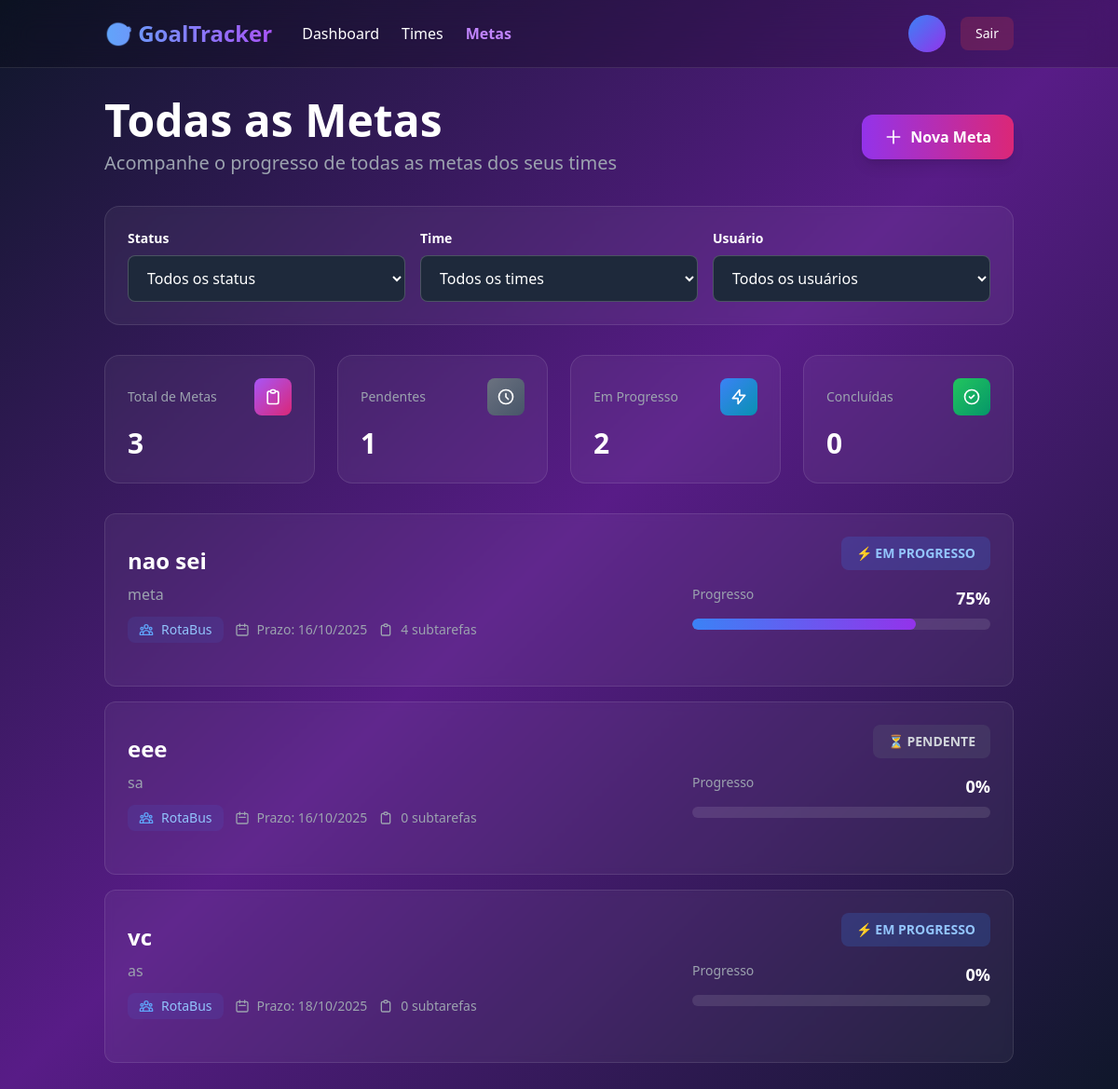
/goals/, run on an earlier commit of the app's database.
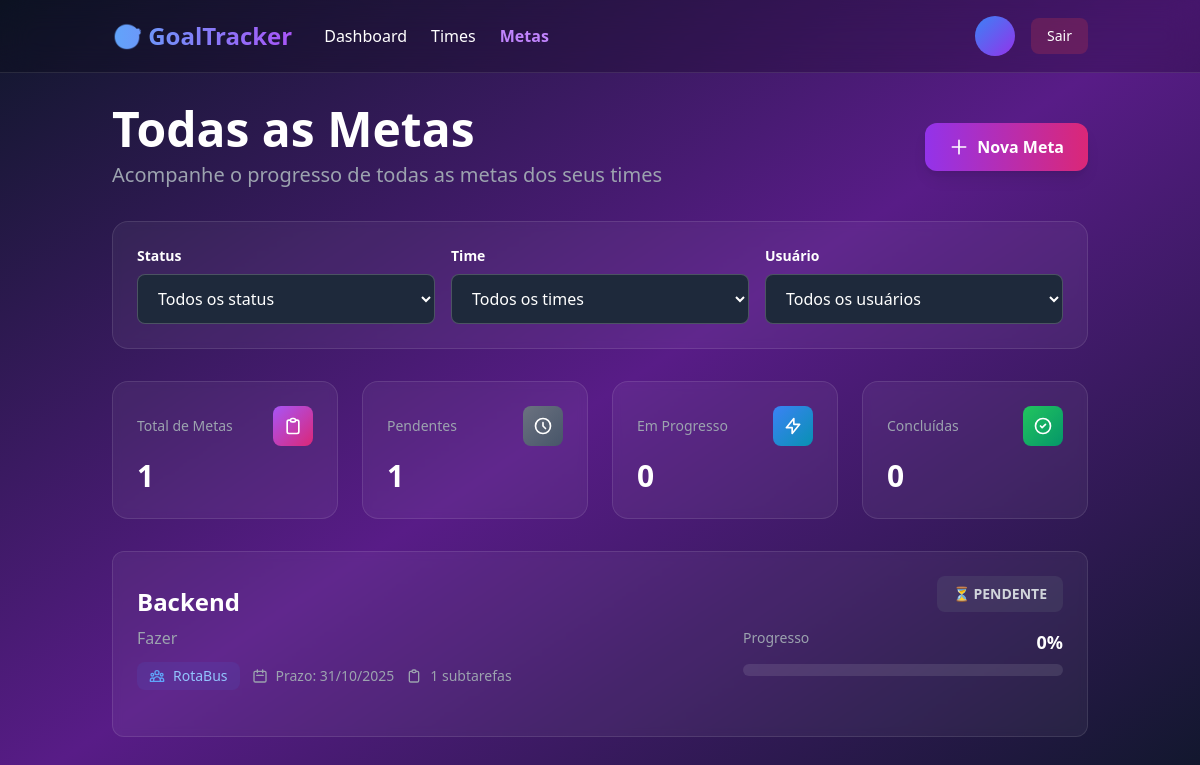
And on a later commit of the database.
### goals/models.py (models this page shows, shortened)
class Goal(models.Model):
    STATUS_CHOICES = [
        ('pending', 'Pendente'),
        ('in_progress', 'Em Progresso'),
        ('completed', 'Concluída'),
    ]
    team = models.ForeignKey(Team, on_delete=models.CASCADE, related_name="goals")
    title = models.CharField(max_length=150, unique=True)
    description = models.TextField()
    deadline = models.DateField()
    status = models.CharField(max_length=20, choices=STATUS_CHOICES, default="pending")
    created_at = models.DateTimeField(auto_now_add=True)
    updated_at = models.DateTimeField(auto_now=True)
    @property
    def progress(self):
        total = self.subtasks.count()
        if total == 0:
            return 0
        completed = self.subtasks.filter(is_completed=True).count()
        return int((completed / total) * 100)

### teams/models.py (models this page shows, shortened)
class Team(models.Model):
    name = models.CharField(max_length=150)
    description = models.TextField(blank=True)
    owner = models.ForeignKey(CustomUser, on_delete=models.CASCADE, related_name='owned_teams')
    members = models.ManyToManyField(CustomUser, related_name="teams", blank=True)
    created_at = models.DateTimeField(auto_now_add=True)

### goals/views.py (the view)
# urls.py: path("", GoalListView.as_view(), name="goal-list"),
class GoalListView(ListView, LoginRequiredMixin):
    model = Goal
    context_object_name = "goals"
    template_name = "goals/goal_list.html"
    def get_queryset(self):
        queryset = Goal.objects.all()
        status_param = self.request.GET.get("status")
        if status_param:
            queryset = queryset.filter(status=status_param)
        team_param = self.request.GET.get("team")
        if team_param:
            queryset = queryset.filter(team__id=team_param)
        user_param = self.request.GET.get("user")
        if user_param:
            queryset = queryset.filter(contributions__user__id=user_param)
        return queryset
    def get_context_data(self, **kwargs):
        context = super().get_context_data(**kwargs)
        queryset = self.get_queryset()
        context['pending_count'] = queryset.filter(status='pending').count()
        context['in_progress_count'] = queryset.filter(status='in_progress').count()
        context['completed_count'] = queryset.filter(status='completed').count()
        return context

### templates/goals/goal_list.html (shortened to what this page needs)
{% load static %}
<!DOCTYPE html>
<html lang="pt-BR">
<head>
    <script src="https://cdn.tailwindcss.com"></script>
</head>
<body class="bg-gradient-to-br from-slate-900 via-purple-900 to-slate-900 text-white min-h-screen">
    <nav class="bg-black/20 backdrop-blur-lg border-b border-white/10">
        <div class="container mx-auto px-6 py-4">
            <div class="flex justify-between items-center">
                <div class="flex items-center gap-8">
                    <a href="{% url 'core:home' %}" class="text-2xl font-bold bg-gradient-to-r from-blue-400 to-purple-500 bg-clip-text text-transparent">
                    </a>
                    <div class="hidden md:flex gap-6">
                        <a href="{% url 'core:dashboard' %}" class="hover:text-purple-400 transition">Dashboard</a>
                        <a href="{% url 'team-list' %}" class="hover:text-purple-400 transition">Times</a>
                        <a href="{% url 'goal-list' %}" class="text-purple-400 font-semibold">Metas</a>
                    </div>
                </div>
                <div class="flex items-center gap-4">
                    <div class="flex items-center gap-3">
                        {% if user.photo %}
                        <img src="{{ user.photo.url }}" alt="{{ user.username }}" class="w-10 h-10 rounded-full border-2 border-purple-500">
                        {% else %}
                        <div class="w-10 h-10 rounded-full bg-gradient-to-br from-blue-500 to-purple-600 flex items-center justify-center font-bold">
                        </div>
                        {% endif %}
                    </div>
                    <a href="{% url 'account_logout' %}" class="px-4 py-2 bg-red-500/20 hover:bg-red-500/30 rounded-lg transition text-sm">
                        Sair
                    </a>
                </div>
            </div>
        </div>
    </nav>
    <div class="container mx-auto px-6 py-8">
        <div class="flex flex-col md:flex-row justify-between items-start md:items-center gap-4 mb-8">
            <div>
                <h1 class="text-4xl md:text-5xl font-bold mb-2">Todas as Metas</h1>
                <p class="text-xl text-gray-400">Acompanhe o progresso de todas as metas dos seus times</p>
            </div>
            <a href="{% url 'goal-create' %}" class="px-6 py-3 bg-gradient-to-r from-purple-600 to-pink-600 hover:from-purple-700 hover:to-pink-700 rounded-xl font-semibold transition-all duration-300 hover:scale-105 shadow-lg flex items-center gap-2">
                <svg class="w-5 h-5" fill="none" stroke="currentColor" viewBox="0 0 24 24">
                    <path stroke-linecap="round" stroke-linejoin="round" stroke-width="2" d="M12 4v16m8-8H4"/>
                </svg>
                Nova Meta
            </a>
        </div>
        <div class="bg-white/5 backdrop-blur-sm rounded-2xl p-6 border border-white/10 mb-8">
            <form method="get" class="flex flex-col md:flex-row gap-4">
                <div class="flex-1">
                    <label for="status" class="block text-sm font-semibold mb-2">Status</label>
                    <select
                        name="status"
                        id="status"
                        class="w-full px-4 py-3 bg-slate-800 border border-white/20 rounded-lg focus:outline-none focus:ring-2 focus:ring-purple-500 text-white"
                        onchange="this.form.submit()"
                    >
                        <option value="" class="bg-slate-800 text-white">Todos os status</option>
                    </select>
                </div>
                <div class="flex-1">
                    <label for="team" class="block text-sm font-semibold mb-2">Time</label>
                    <select
                        name="team"
                        id="team"
                        class="w-full px-4 py-3 bg-slate-800 border border-white/20 rounded-lg focus:outline-none focus:ring-2 focus:ring-purple-500 text-white"
                        onchange="this.form.submit()"
                    >
                        <option value="" class="bg-slate-800 text-white">Todos os times</option>
                    </select>
                </div>
                <div class="flex-1">
                    <label for="user" class="block text-sm font-semibold mb-2">Usuário</label>
                    <select
                        name="user"
                        id="user"
                        class="w-full px-4 py-3 bg-slate-800 border border-white/20 rounded-lg focus:outline-none focus:ring-2 focus:ring-purple-500 text-white"
                        onchange="this.form.submit()"
                    >
                        <option value="" class="bg-slate-800 text-white">Todos os usuários</option>
                    </select>
                </div>
            </form>
        </div>
        <div class="grid grid-cols-1 md:grid-cols-4 gap-6 mb-8">
            <div class="bg-white/5 backdrop-blur-sm rounded-2xl p-6 border border-white/10">
                <div class="flex items-center justify-between mb-3">
                    <div class="text-gray-400 text-sm">Total de Metas</div>
                    <div class="w-10 h-10 bg-gradient-to-br from-purple-500 to-pink-600 rounded-lg flex items-center justify-center">
                        <svg class="w-5 h-5" fill="none" stroke="currentColor" viewBox="0 0 24 24">
                            <path stroke-linecap="round" stroke-linejoin="round" stroke-width="2" d="M9 5H7a2 2 0 00-2 2v12a2 2 0 002 2h10a2 2 0 002-2V7a2 2 0 00-2-2h-2M9 5a2 2 0 002 2h2a2 2 0 002-2M9 5a2 2 0 012-2h2a2 2 0 012 2"/>
                        </svg>
                    </div>
                </div>
                <div class="text-3xl font-bold">{{ goals|length }}</div>
            </div>
            <div class="bg-white/5 backdrop-blur-sm rounded-2xl p-6 border border-white/10">
                <div class="flex items-center justify-between mb-3">
                    <div class="text-gray-400 text-sm">Pendentes</div>
                    <div class="w-10 h-10 bg-gradient-to-br from-gray-500 to-slate-600 rounded-lg flex items-center justify-center">
                        <svg class="w-5 h-5" fill="none" stroke="currentColor" viewBox="0 0 24 24">
                            <path stroke-linecap="round" stroke-linejoin="round" stroke-width="2" d="M12 8v4l3 3m6-3a9 9 0 11-18 0 9 9 0 0118 0z"/>
                        </svg>
                    </div>
                </div>
                <div class="text-3xl font-bold">{{ pending_count }}</div>
            </div>
            <div class="bg-white/5 backdrop-blur-sm rounded-2xl p-6 border border-white/10">
                <div class="flex items-center justify-between mb-3">
                    <div class="text-gray-400 text-sm">Em Progresso</div>
                    <div class="w-10 h-10 bg-gradient-to-br from-blue-500 to-cyan-600 rounded-lg flex items-center justify-center">
                        <svg class="w-5 h-5" fill="none" stroke="currentColor" viewBox="0 0 24 24">
                            <path stroke-linecap="round" stroke-linejoin="round" stroke-width="2" d="M13 10V3L4 14h7v7l9-11h-7z"/>
                        </svg>
                    </div>
                </div>
                <div class="text-3xl font-bold">{{ in_progress_count }}</div>
            </div>
            <div class="bg-white/5 backdrop-blur-sm rounded-2xl p-6 border border-white/10">
                <div class="flex items-center justify-between mb-3">
                    <div class="text-gray-400 text-sm">Concluídas</div>
                    <div class="w-10 h-10 bg-gradient-to-br from-green-500 to-emerald-600 rounded-lg flex items-center justify-center">
                        <svg class="w-5 h-5" fill="none" stroke="currentColor" viewBox="0 0 24 24">
                            <path stroke-linecap="round" stroke-linejoin="round" stroke-width="2" d="M9 12l2 2 4-4m6 2a9 9 0 11-18 0 9 9 0 0118 0z"/>
                        </svg>
                    </div>
                </div>
                <div class="text-3xl font-bold">{{ completed_count }}</div>
            </div>
        </div>
        {% if goals %}
        <div class="space-y-4">
            {% for goal in goals %}
            <a href="{% url 'goal-detail' goal.pk %}" class="block bg-white/5 backdrop-blur-sm rounded-xl p-6 border border-white/10 hover:bg-white/10 transition-all duration-300 hover:scale-[1.01] group">
                <div class="flex flex-col lg:flex-row lg:items-center justify-between gap-4">
                    <div class="flex-1">
                        <div class="flex items-start justify-between mb-3">
                            <div class="flex-1">
                                <h3 class="text-2xl font-bold mb-2 group-hover:text-purple-400 transition">
                                    {{ goal.title }}
                                </h3>
                                <p class="text-gray-400 mb-3">{{ goal.description|truncatewords:25 }}</p>
                                <div class="flex flex-wrap items-center gap-3 text-sm">
                                    <div class="flex items-center gap-2 px-3 py-1 bg-blue-500/10 rounded-lg">
                                        <span class="text-blue-300">{{ goal.team.name }}</span>
                                    </div>
                                    <div class="flex items-center gap-2 text-gray-400">
                                        <svg class="w-4 h-4" fill="none" stroke="currentColor" viewBox="0 0 24 24">
                                            <path stroke-linecap="round" stroke-linejoin="round" stroke-width="2" d="M8 7V3m8 4V3m-9 8h10M5 21h14a2 2 0 002-2V7a2 2 0 00-2-2H5a2 2 0 00-2 2v12a2 2 0 002 2z"/>
                                        </svg>
                                        <span>Prazo: {{ goal.deadline|date:"d/m/Y" }}</span>
                                    </div>
                                    <div class="flex items-center gap-2 text-gray-400">
                                        <svg class="w-4 h-4" fill="none" stroke="currentColor" viewBox="0 0 24 24">
                                            <path stroke-linecap="round" stroke-linejoin="round" stroke-width="2" d="M9 5H7a2 2 0 00-2 2v12a2 2 0 002 2h10a2 2 0 002-2V7a2 2 0 00-2-2h-2M9 5a2 2 0 002 2h2a2 2 0 002-2M9 5a2 2 0 012-2h2a2 2 0 012 2"/>
                                        </svg>
                                        <span>{{ goal.subtasks.count }} subtarefas</span>
                                    </div>
                                </div>
                            </div>
                        </div>
                    </div>
                    <div class="lg:w-80 flex flex-col gap-4">
                        <div class="flex justify-end">
                            {% if goal.status == 'completed' %}
                            <span class="px-4 py-2 bg-green-500/20 text-green-300 rounded-lg text-sm font-semibold">
                                ✓ CONCLUÍDA
                            </span>
                            {% elif goal.status == 'in_progress' %}
                            <span class="px-4 py-2 bg-blue-500/20 text-blue-300 rounded-lg text-sm font-semibold">
                                ⚡ EM PROGRESSO
                            </span>
                            {% else %}
                            <span class="px-4 py-2 bg-gray-500/20 text-gray-300 rounded-lg text-sm font-semibold">
                                ⏳ PENDENTE
                            </span>
                            {% endif %}
                        </div>
                        <div>
                            <div class="flex justify-between text-sm mb-2">
                                <span class="text-gray-400">Progresso</span>
                                <span class="font-bold text-lg">{{ goal.progress }}%</span>
                            </div>
                            <div class="w-full bg-white/10 rounded-full h-3 overflow-hidden">
                                <div
                                    class="h-full rounded-full transition-all duration-500 {% if goal.progress == 100 %}bg-gradient-to-r from-green-500 to-emerald-600{% elif goal.progress >= 50 %}bg-gradient-to-r from-blue-500 to-purple-600{% else %}bg-gradient-to-r from-orange-500 to-red-600{% endif %}"
                                    style="width: {{ goal.progress }}%"
                                ></div>
                            </div>
                        </div>
                    </div>
                </div>
            </a>
            {% endfor %}
        </div>
        {% endif %}
    </div>
</body>
</html>

What changed in the data, as far as the page shows it:
removed Goal: title "nao sei", description "meta", team.name "RotaBus", deadline "16/10/2025", subtasks.count "4", status "⚡ EM PROGRESSO", progress "75"
removed Goal: title "eee", description "sa", team.name "RotaBus", deadline "16/10/2025", subtasks.count "0", status "⏳ PENDENTE", progress "0"
removed Goal: title "vc", description "as", team.name "RotaBus", deadline "18/10/2025", subtasks.count "0", status "⚡ EM PROGRESSO", progress "0"
added Goal: title "Backend", description "Fazer", team.name "RotaBus", deadline "31/10/2025", subtasks.count "1", status "⏳ PENDENTE", progress "0"
Also different on the page:
{{ goals|length }}: "3" → "1"
{{ in_progress_count }}: "2" → "0"
